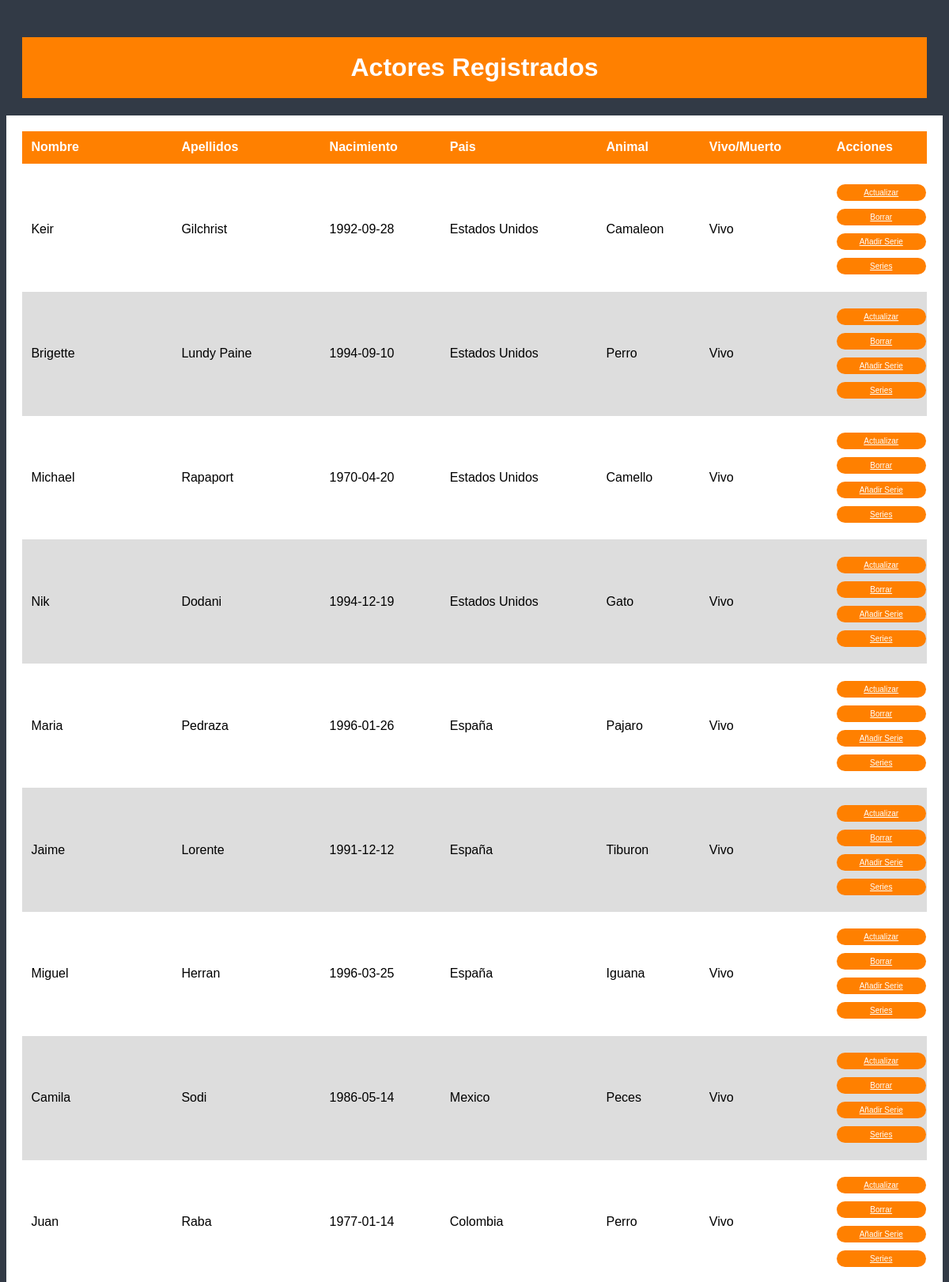
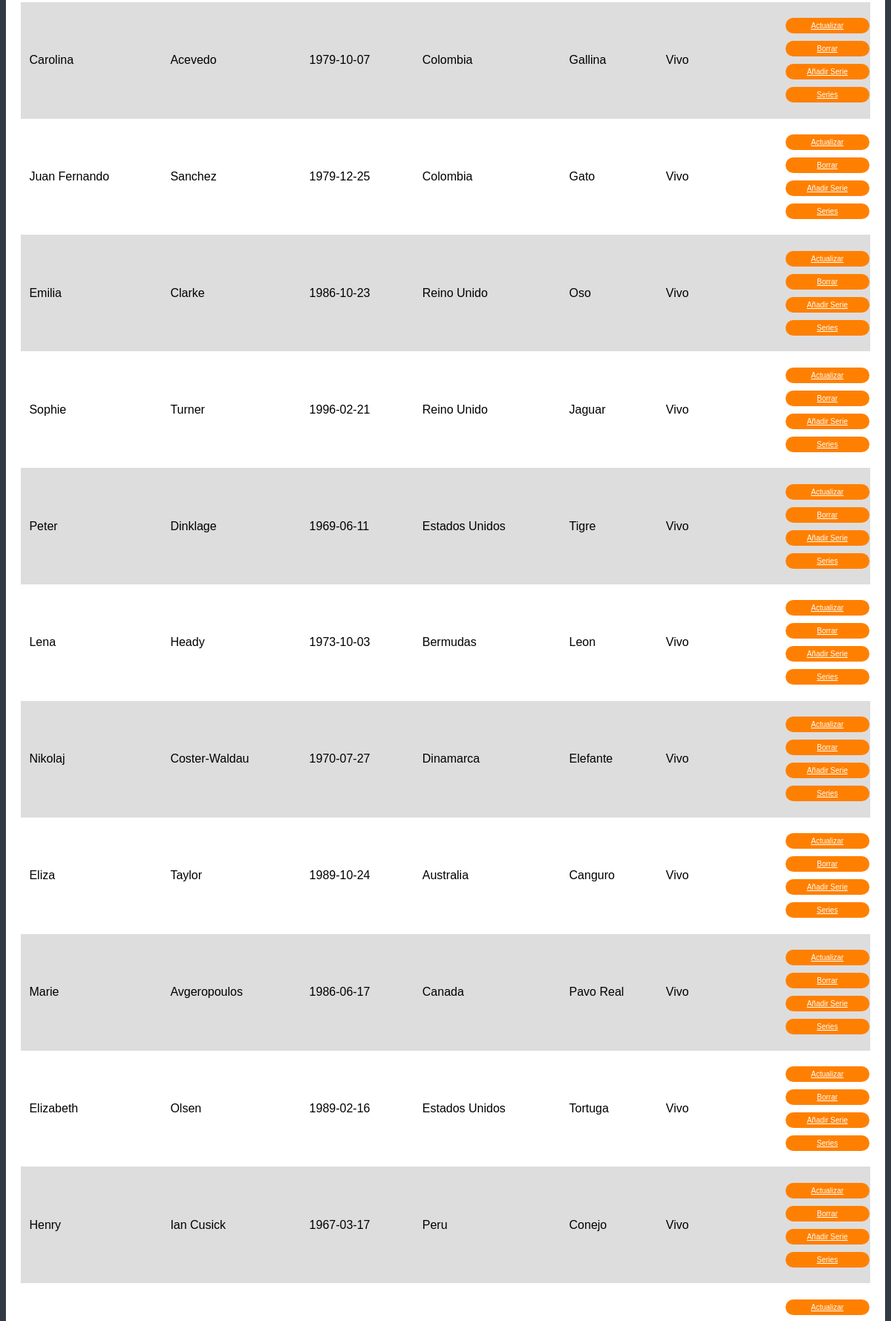
The app's page /ActorMenu.php?accion=3 (upper part) with its own data (2 pictures, top to bottom).
### tables this page shows
CREATE TABLE `actores` (
  `Id` int(50) NOT NULL AUTO_INCREMENT,
  `Nombre` varchar(50) DEFAULT NULL,
  `Apellidos` varchar(50) DEFAULT NULL,
  `Fechanace` varchar(50) DEFAULT NULL,
  `Pais` varchar(50) DEFAULT NULL,
  `VivoMuerto` varchar(50) DEFAULT NULL,
  `AnimalFav` varchar(50) DEFAULT NULL,
  PRIMARY KEY (`Id`)
);

### data.php (called while the page is built, shortened)
<?php
class basedata{
  private $Servidor = "mysql:host=localhost";
  private $Sesion = "root";
  private $Contraseña = "root";
  private $Instancia = "parapp";
  private $Conexion;
  public function Conectar(){
    try {
		  $this->Conexion = new PDO($this->Servidor.";dbname=".$this->Instancia,$this->Sesion,$this->Contraseña,array(PDO::MYSQL_ATTR_INIT_COMMAND => "SET NAMES utf8"));
    } catch (PDOException $UnError) {
        echo $UnError->getMessage();
        return false;
    }
     return true;
  }
   public function TraeRegistros($SQL){
     $Sentencia = $this->Conexion->prepare($SQL);
     $Sentencia->execute();
     return $Sentencia->fetchAll();
   }
}
 ?>

### Actor.php (the view, shortened to what this page needs)
<?php
   require_once("data.php");
   class Actor{
     public function TraeRegistros(){
        $bd = new basedata();
        return $bd->TraeRegistros('SELECT Id,Nombre,Apellidos,Fechanace,Pais,VivoMuerto,AnimalFav FROM actores');
      }
     public function Formlistar(){
        $Registers = $this->TraeRegistros();
        $Cadena = "";
        for ($fila=0; $fila<count($Registers); $fila++){
          $id = $Registers[$fila]['Id'];
          $Nom = $Registers[$fila]['Nombre'];
          $Ape = $Registers[$fila]['Apellidos'];
          $Fechana = $Registers[$fila]['Fechanace'];
          $Pais= $Registers[$fila]['Pais'];
          $Vimue = $Registers[$fila]['VivoMuerto'];
          $Anima = $Registers[$fila]['AnimalFav'];
          $Cadena .= "<tr>";
          $Cadena .= "<td>" . htmlentities($Nom,ENT_QUOTES,"UTF-8") . "</td>";
          $Cadena .= "<td>" . htmlentities($Ape,ENT_QUOTES,"UTF-8") . "</td>";
          $Cadena .= "<td>" . htmlentities($Fechana,ENT_QUOTES,"UTF-8") . "</td>";
          $Cadena .= "<td>" . htmlentities($Pais,ENT_QUOTES,"UTF-8") . "</td>";
          $Cadena .= "<td>" . htmlentities($Anima,ENT_QUOTES,"UTF-8") . "</td>";
          $Cadena .= "<td>" . htmlentities($Vimue,ENT_QUOTES,"UTF-8") . "</td>";
          $Cadena .= "<td><a class='buttontab' href='ActorMenu.php?accion=5&id=" . htmlentities($id, ENT_QUOTES, "UTF-8") . "'>Actualizar</a><a class='buttontab' href='ActorMenu.php?accion=4&id=" . htmlentities($Nom, ENT_QUOTES, "UTF-8") . "'>Borrar</a><a class='buttontab' href='ActorMenu.php?accion=9&id=" . htmlentities($Nom, ENT_QUOTES, "UTF-8") . "'>Añadir Serie</a><a class='buttontab' href='ActorMenu.php?accion=11&id=" . htmlentities($Nom, ENT_QUOTES, "UTF-8") . "'>Series</a></td></tr>";
        }
        $plantilla = file_get_contents('./Temp/Actorlistar.html');
        $plantilla = str_replace('{datos}',$Cadena,$plantilla);
        echo $plantilla;
      }
   }
 ?>

### Actormenu.php (shortened to what this page needs)
<?php
    require_once("Actor.php");
    $User = new Actor();
    switch ($_GET['accion']){
      case 3: $User->Formlistar();  break;
    }
 ?>

### Temp/styles.css (style rules this page uses)
body { background: #323A46; font-family: Arial; }
header { background: #ff8000; margin:20px; }
header h1 { color:#fff; padding: 20px 0; text-align: center; }
.main { width: 100%; background: #fff; padding: 20px; float: left; box-sizing: border-box; }
.buttontab { background: #ff8000; border: 0; color: #fff; cursor: pointer; border-radius: 20px; margin-bottom: 0; display: block; padding: 5px; width: 100%; height: 5%; margin: 10px 0; font-size: 10px; text-align: center; font-family: sans-serif; }
table { background-color: white; text-align: left; border-collapse: collapse; width: 100%; }
th,td { padding: 1%; }
thead { background-color: #ff8000; border-bottom: solid 5px white; color: white; }
tr:nth-child(even) { background-color: #ddd; }

### records on screen
actores: Nombre "Keir", Apellidos "Gilchrist", Fechanace "1992-09-28", Pais "Estados Unidos", AnimalFav "Camaleon", VivoMuerto "Vivo"
actores: Nombre "Brigette", Apellidos "Lundy Paine", Fechanace "1994-09-10", Pais "Estados Unidos", AnimalFav "Perro", VivoMuerto "Vivo"
actores: Nombre "Michael", Apellidos "Rapaport", Fechanace "1970-04-20", Pais "Estados Unidos", AnimalFav "Camello", VivoMuerto "Vivo"
actores: Nombre "Nik", Apellidos "Dodani", Fechanace "1994-12-19", Pais "Estados Unidos", AnimalFav "Gato", VivoMuerto "Vivo"
actores: Nombre "Maria", Apellidos "Pedraza", Fechanace "1996-01-26", Pais "España", AnimalFav "Pajaro", VivoMuerto "Vivo"
actores: Nombre "Jaime", Apellidos "Lorente", Fechanace "1991-12-12", Pais "España", AnimalFav "Tiburon", VivoMuerto "Vivo"
actores: Nombre "Miguel", Apellidos "Herran", Fechanace "1996-03-25", Pais "España", AnimalFav "Iguana", VivoMuerto "Vivo"
actores: Nombre "Camila", Apellidos "Sodi", Fechanace "1986-05-14", Pais "Mexico", AnimalFav "Peces", VivoMuerto "Vivo"
actores: Nombre "Juan", Apellidos "Raba", Fechanace "1977-01-14", Pais "Colombia", AnimalFav "Perro", VivoMuerto "Vivo"
actores: Nombre "Carolina", Apellidos "Acevedo", Fechanace "1979-10-07", Pais "Colombia", AnimalFav "Gallina", VivoMuerto "Vivo"
actores: Nombre "Juan Fernando", Apellidos "Sanchez", Fechanace "1979-12-25", Pais "Colombia", AnimalFav "Gato", VivoMuerto "Vivo"
actores: Nombre "Emilia", Apellidos "Clarke", Fechanace "1986-10-23", Pais "Reino Unido", AnimalFav "Oso", VivoMuerto "Vivo"
actores: Nombre "Sophie", Apellidos "Turner", Fechanace "1996-02-21", Pais "Reino Unido", AnimalFav "Jaguar", VivoMuerto "Vivo"
actores: Nombre "Peter", Apellidos "Dinklage", Fechanace "1969-06-11", Pais "Estados Unidos", AnimalFav "Tigre", VivoMuerto "Vivo"
actores: Nombre "Lena", Apellidos "Heady", Fechanace "1973-10-03", Pais "Bermudas", AnimalFav "Leon", VivoMuerto "Vivo"
actores: Nombre "Nikolaj", Apellidos "Coster-Waldau", Fechanace "1970-07-27", Pais "Dinamarca", AnimalFav "Elefante", VivoMuerto "Vivo"
actores: Nombre "Eliza", Apellidos "Taylor", Fechanace "1989-10-24", Pais "Australia", AnimalFav "Canguro", VivoMuerto "Vivo"
actores: Nombre "Marie", Apellidos "Avgeropoulos", Fechanace "1986-06-17", Pais "Canada", AnimalFav "Pavo Real", VivoMuerto "Vivo"
actores: Nombre "Elizabeth", Apellidos "Olsen", Fechanace "1989-02-16", Pais "Estados Unidos", AnimalFav "Tortuga", VivoMuerto "Vivo"
actores: Nombre "Henry", Apellidos "Ian Cusick", Fechanace "1967-03-17", Pais "Peru", AnimalFav "Conejo", VivoMuerto "Vivo"

### other values on screen
$plantilla "Actores Registrados Nombre Apellidos Nacimiento Pais Animal Vivo/Muerto Acciones"
